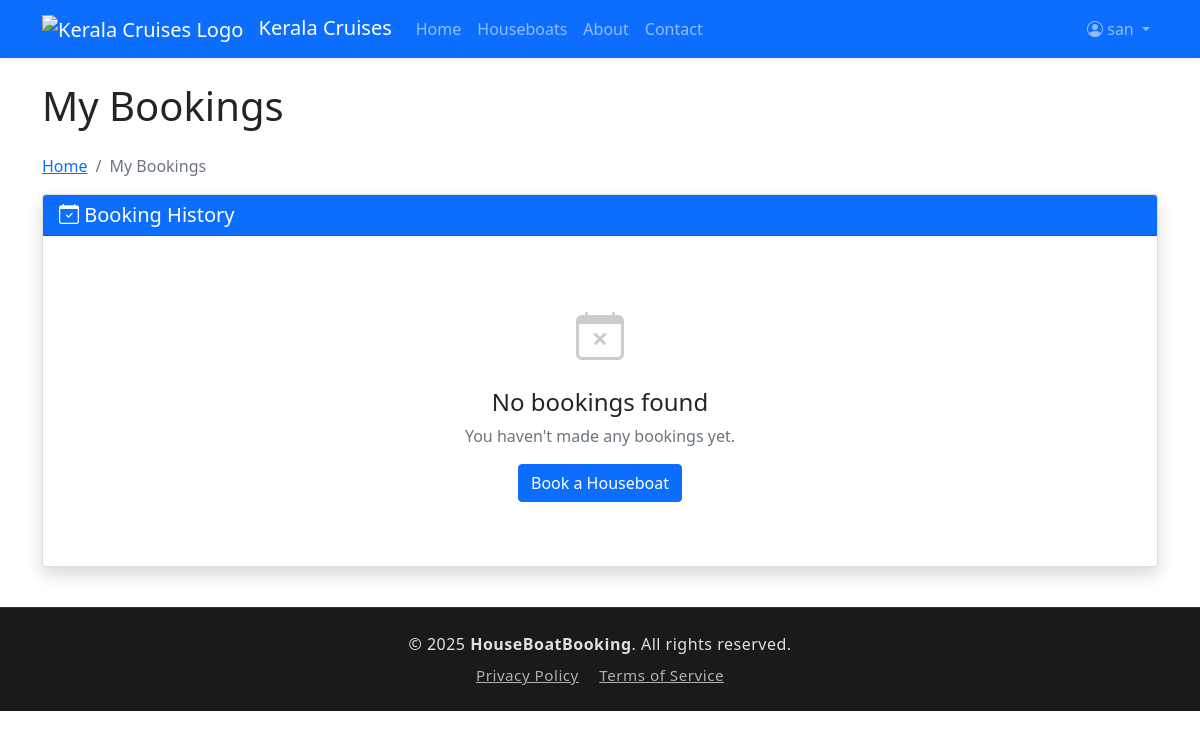
Page /frontend/pages/user/bookings.php (signed in) on the earlier database version.
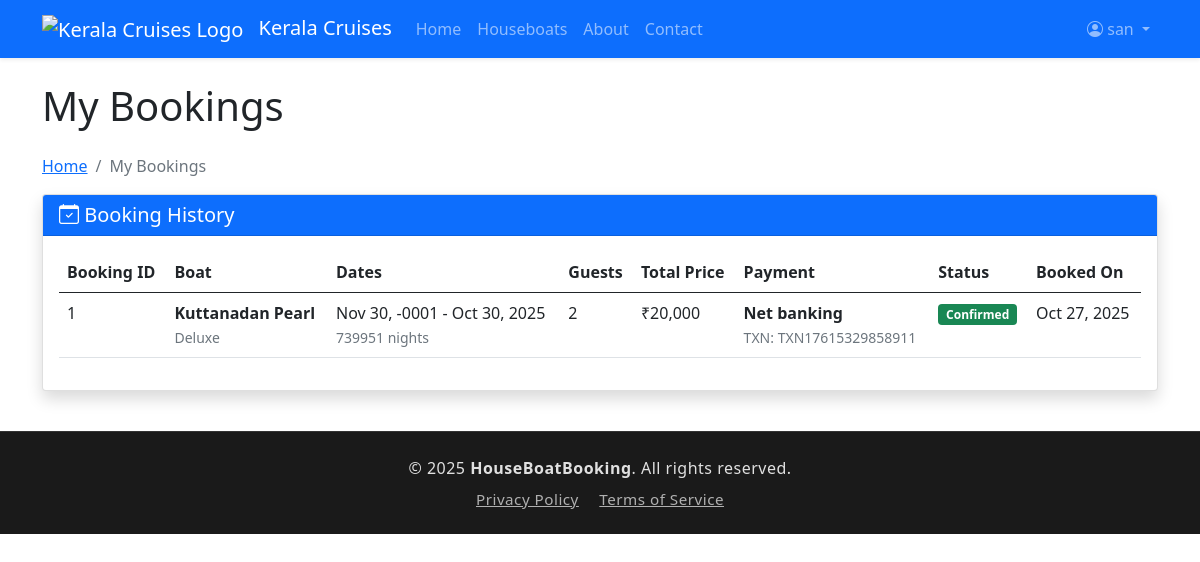
Same page on the later database version.
### tables this page shows
CREATE TABLE IF NOT EXISTS `bookings` (
  `id` int NOT NULL AUTO_INCREMENT,
  `user_id` int NOT NULL,
  `boat_id` int NOT NULL,
  `checkin_date` date NOT NULL,
  `checkout_date` date NOT NULL,
  `guests` int NOT NULL,
  `total_price` decimal(10,2) NOT NULL,
  `status` enum('pending','confirmed','cancelled') DEFAULT 'pending',
  `payment_method` varchar(50) DEFAULT NULL,
  `payment_status` enum('pending','completed','failed') DEFAULT 'pending',
  `transaction_id` varchar(100) DEFAULT NULL,
  `created_at` timestamp NULL DEFAULT CURRENT_TIMESTAMP,
  PRIMARY KEY (`id`),
  KEY `user_id` (`user_id`),
  KEY `boat_id` (`boat_id`)
);

CREATE TABLE IF NOT EXISTS `boats` (
  `id` int NOT NULL AUTO_INCREMENT,
  `boat_name` varchar(100) NOT NULL,
  `boat_type` varchar(100) NOT NULL,
  `capacity` int NOT NULL,
  `price` decimal(10,2) NOT NULL,
  `image` varchar(255) DEFAULT NULL,
  `description` text,
  `status` enum('available','maintenance','booked') DEFAULT 'available',
  PRIMARY KEY (`id`)
);

### frontend/pages/user/bookings.php (the view, shortened to what the changed rows need)
<?php
include '../../../backend/inc/db_connect.php';
$user_id = $_SESSION['user_id'];
?>
<!DOCTYPE html>
<html lang="en">
<head>
    <link href="https://cdn.jsdelivr.net/npm/bootstrap@5.0.2/dist/css/bootstrap.min.css" rel="stylesheet">
    <link href="https://cdn.jsdelivr.net/npm/bootstrap-icons/font/bootstrap-icons.css" rel="stylesheet">
</head>
<body>
    <div class="container mt-4">
        <div class="row">
            <div class="col-12">
                <h1 class="mb-4">My Bookings</h1>
            </div>
        </div>
        <div class="row">
            <div class="col-12">
                <div class="card shadow">
                    <div class="card-body">
                        <?php
                        $stmt = $conn->prepare("SELECT b.*, bt.boat_name, bt.boat_type FROM bookings b JOIN boats bt ON b.boat_id = bt.id WHERE b.user_id = ? ORDER BY b.created_at DESC");
                        $stmt->bind_param("i", $user_id);
                        $stmt->execute();
                        $result = $stmt->get_result();
                        if ($result->num_rows > 0) {
                            echo '<div class="table-responsive">
                                    <table class="table table-hover">
                                        <thead>
                                            <tr>
                                                <th>Booking ID</th>
                                                <th>Boat</th>
                                                <th>Dates</th>
                                                <th>Guests</th>
                                                <th>Total Price</th>
                                                <th>Payment</th>
                                                <th>Status</th>
                                                <th>Booked On</th>
                                            </tr>
                                        </thead>
                                        <tbody>';
                            while ($row = $result->fetch_assoc()) {
                                echo '<tr>
                                        <td>' . $row['id'] . '</td>
                                        <td>
                                            <strong>' . htmlspecialchars($row['boat_name']) . '</strong><br>
                                            <small class="text-muted">' . ucfirst(htmlspecialchars($row['boat_type'])) . '</small>
                                        </td>
                                        <td>
                                            ' . date('M j, Y', strtotime($row['checkin_date'] ?? 'now')) . ' - ' . date('M j, Y', strtotime($row['checkout_date'] ?? 'now')) . '<br>
                                            <small class="text-muted">' . (isset($row['checkin_date']) && isset($row['checkout_date']) ? ceil((strtotime($row['checkout_date']) - strtotime($row['checkin_date'])) / (60 * 60 * 24)) : 'N/A') . ' nights</small>
                                        </td>
                                        <td>' . $row['guests'] . '</td>
                                        <td>₹' . number_format($row['total_price']) . '</td>
                                        <td>
                                            <strong>' . ucfirst(str_replace('_', ' ', $row['payment_method'] ?? 'N/A')) . '</strong><br>
                                            <small class="text-muted">TXN: ' . ($row['transaction_id'] ?? 'N/A') . '</small>
                                        </td>
                                        <td>
                                            <span class="badge bg-' . ($row['status'] == 'confirmed' ? 'success' : ($row['status'] == 'cancelled' ? 'danger' : 'warning')) . '">
                                                ' . ucfirst($row['status']) . '
                                            </span>
                                        </td>
                                        <td>' . date('M j, Y', strtotime($row['created_at'] ?? 'now')) . '</td>
                                      </tr>';
                            }
                            echo '</tbody>
                                  </table>
                                </div>';
                        } else {
                            echo '<div class="text-center py-5">
                                    <i class="bi bi-calendar-x" style="font-size: 3rem; color: #ccc;"></i>
                                    <h4 class="mt-3">No bookings found</h4>
                                    <p class="text-muted">You haven\'t made any bookings yet.</p>
                                    <a href="../boats.php" class="btn btn-primary">
                                        <i class="bi bi-boat"></i> Book a Houseboat
                                    </a>
                                  </div>';
                        }
                        ?>
                    </div>
                </div>
            </div>
        </div>
    </div>
</body>
</html>

Differences in the rows shown:
added bookings: id "1", boat.boat_name "Kuttanadan Pearl", boat.boat_type "Deluxe", checkin_date "Nov 30, -0001", checkout_date "Oct 30, 2025", checkout_date+checkin_date "739951", guests "2", total_price "20,000", payment_method "Net banking", transaction "TXN17615329858911", status "Confirmed", created_at "Oct 27, 2025"
Other differences:
text no longer shown: "No bookings found You haven ' t made any bookings yet. Book a Houseboat"
text now shown: "Booking ID Boat Dates Guests Total Price Payment Status Booked On"
